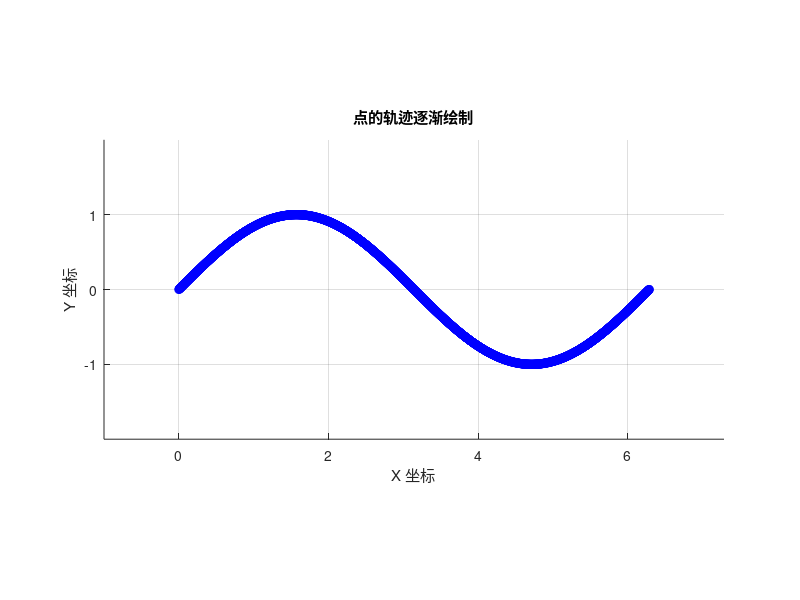

Source code (MATLAB):
% 创建样例数据
n = 1000; % 数据点的数量
sampling_frequency = 30; % 采样频率为10Hz
time_interval = 1 / sampling_frequency; % 每个数据点之间的时间间隔为0.1秒
x_data = linspace(0, 2*pi, n); % 在 0 到 2*pi 之间生成 n 个点
y_data = sin(x_data); % 计算正弦值
trajectory = [x_data; y_data]; % 生成 2*n 数组

% 提取 X 和 Y 坐标
x = trajectory(1, :);
y = trajectory(2, :);

% 创建一个新图窗
figure;
hold on; % 保持图窗中的图形
xlabel('X 坐标');
ylabel('Y 坐标');
title('点的轨迹逐渐绘制');
grid on; % 打开网格
axis equal; % 设置坐标轴比例相同
xlim([min(x)-1, max(x)+1]); % 设置 X 轴范围
ylim([min(y)-1, max(y)+1]); % 设置 Y 轴范围

% 动态绘制轨迹
for i = 1:length(x)
    if i == 1
        % 初始点
        h = plot(x(i), y(i), 'bo'); % 绘制第一个点
    else
        % 更新轨迹
        set(h, 'XData', x(1:i), 'YData', y(1:i)); % 更新已有的点
        plot(x(i), y(i), 'bo'); % 绘制新点
    end
    pause(time_interval / 100); % 按100倍速度暂停，以创建动画效果
end

hold off;
